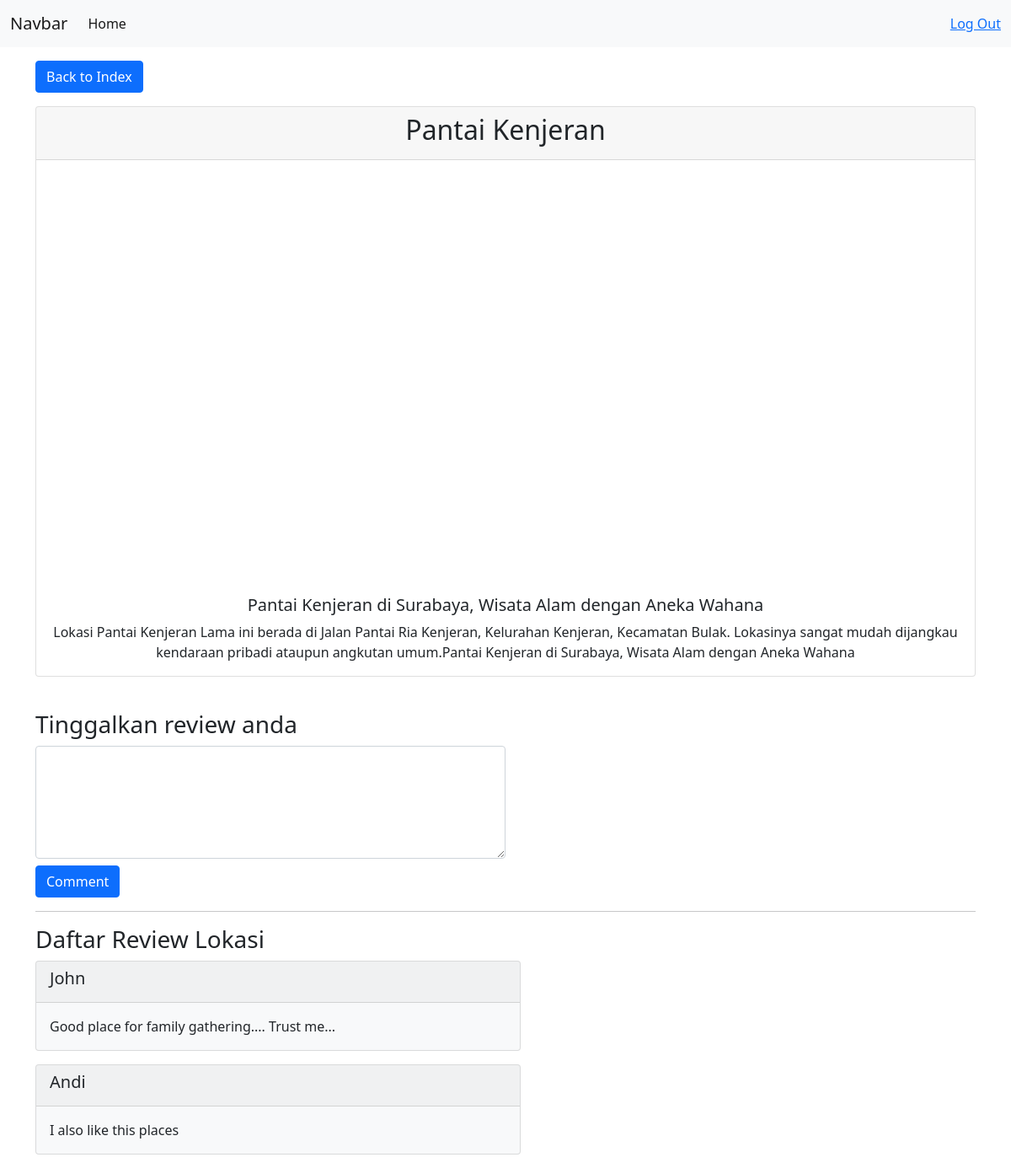
Screenshot of /show.php?id=4 (signed in) with the database file from the repository.
### tables this page shows
CREATE TABLE `tour_sites` (
  `id` int(11) NOT NULL,
  `nama` varchar(100) NOT NULL,
  `caption` text NOT NULL,
  `deskripsi` text NOT NULL,
  `gambar` varchar(100) NOT NULL,
  `lokasi` varchar(100) NOT NULL,
  `created_at` timestamp NOT NULL DEFAULT current_timestamp() ON UPDATE current_timestamp(),
  `updated_at` timestamp NULL DEFAULT NULL
);

CREATE TABLE `reviews` (
  `id` int(11) NOT NULL,
  `id_user` int(11) NOT NULL,
  `id_lokasi` int(11) NOT NULL,
  `review` text NOT NULL,
  `created_at` timestamp NOT NULL DEFAULT current_timestamp() ON UPDATE current_timestamp()
);

CREATE TABLE `users` (
  `id` int(11) NOT NULL,
  `nama` varchar(100) NOT NULL,
  `username` varchar(100) NOT NULL,
  `email` varchar(100) NOT NULL,
  `password` varchar(100) NOT NULL
);

### database.php (called while the page is built)
<?php
$host = "localhost";
$user = "root";
$password = "";
$database = "city_tour";
$conn = mysqli_connect($host,$user,$password,$database);
function query($query){
    global $conn;
    $result = mysqli_query($conn,$query);
    $data = [];
    while($row = mysqli_fetch_assoc($result)){
        $data[] = $row;
    }
    return $data;
}
?>

### functions.php (called while the page is built, shortened)
<?php
require_once 'database.php';
$table = 'tour_sites';
function show($id){
    global $table;
    $data = query("SELECT * FROM ".$table." WHERE id=$id");
    return $data[0];
}
?>

### show.php (the view, shortened to what this page needs)
<?php
	require_once "layouts/header.php";
	$id_lokasi = $_GET['id'];
	if ($id_lokasi){
		$data = show($id_lokasi);
	}
	$reviews = query("SELECT * FROM reviews WHERE id_lokasi=$id_lokasi");
?>
<a href="index.php" class="btn btn-primary my-3">Back to Index</a>
<div class="card mb-3 text-center">
	<div class="card-header"><h2><?= $data["nama"]; ?></h2></div>
	<div id="googleMap" class="card-img-top" style="width:100%;height:500px;"></div>
	<div class="card-body">
		<h5 class="card-title"><?= $data["caption"]; ?></h5>
		<p class="card-text"><?= $data["deskripsi"]; ?></p>
	</div>
</div>
<br>
<div>
	<form action="" method="post">
		<label for="review" id="review"><h3>Tinggalkan review anda</h3></label>
		<textarea cols='20' rows='5' name="review" id="review" class="form-control mb-2 w-50" placeholder="Enter your comment. Be nice, or else">
		</textarea>
		<button type="submit" name="submit" class="btn btn-primary"> Comment </button>
	</form>
</div>
<hr>
<div>
	<h3>Daftar Review Lokasi</h3>
	<?php foreach($reviews as $rv): ?>
	<div class="card text-dark bg-light mb-3" style="max-width: 36rem;">
		<div class="card-header">
			<h5>
			<?php
			$userId = $rv['id_user'];
			$query = "SELECT nama FROM users WHERE id = $userId";
			$userNames = query($query);
			echo($userNames[0]['nama']);
			?>
			</h5>
		</div>
		<div class="card-body">
			<p class="card-text"><?= $rv['review']; ?></p>
		</div>
	</div>
	<?php endforeach; ?>
</div>
<?php
	require_once 'layouts/header.php';
?>

### rows the page displays
tour_sites: nama "Pantai Kenjeran", caption "Pantai Kenjeran di Surabaya, Wisata Alam dengan Aneka Wahana", deskripsi "Lokasi Pantai Kenjeran Lama ini berada di Jalan Pantai Ria Kenjeran, Kelurahan Kenjeran, Kecamatan Bulak. Lokasinya sangat mudah dijangkau kendaraan pribadi ataupun angkutan umum.Pantai Kenjeran di Surabaya, Wisata Alam dengan Aneka Wahana"
reviews: id_user.nama "John", review "Good place for family gathering.... Trust me..."
reviews: id_user.nama "Andi", review "I also like this places"
